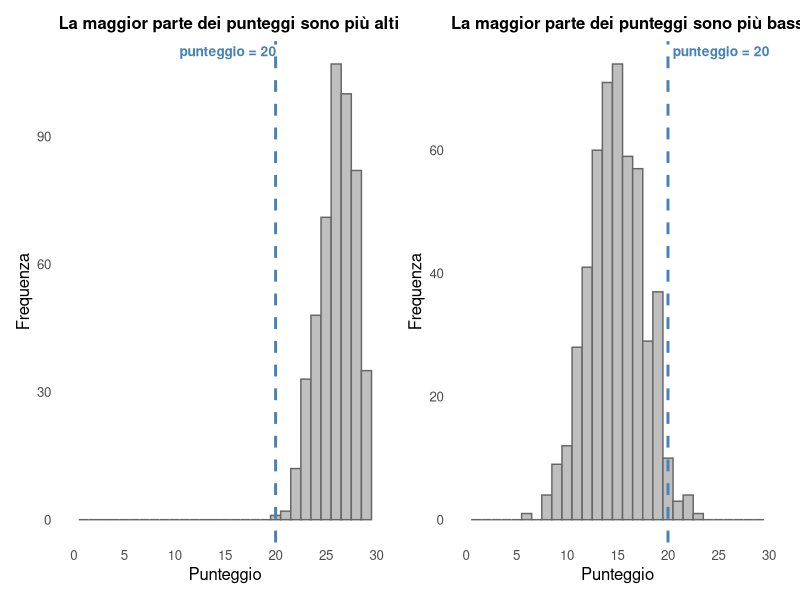
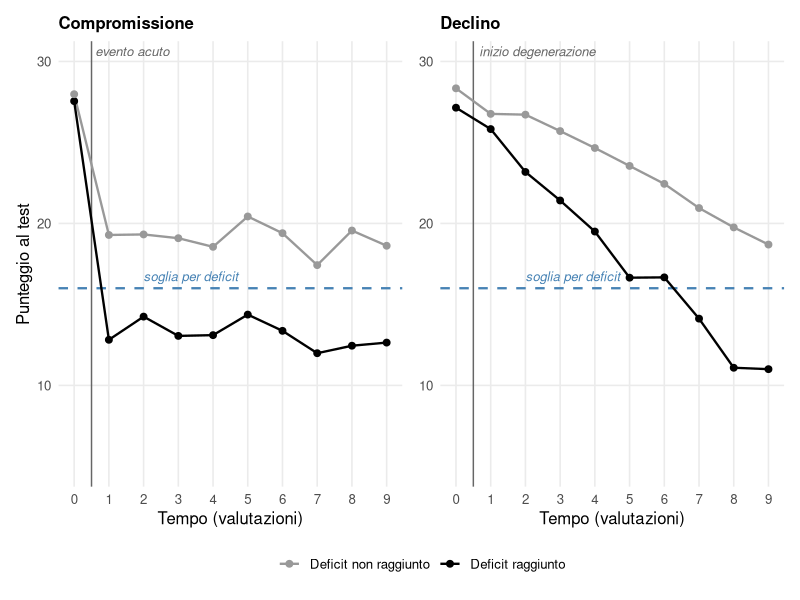
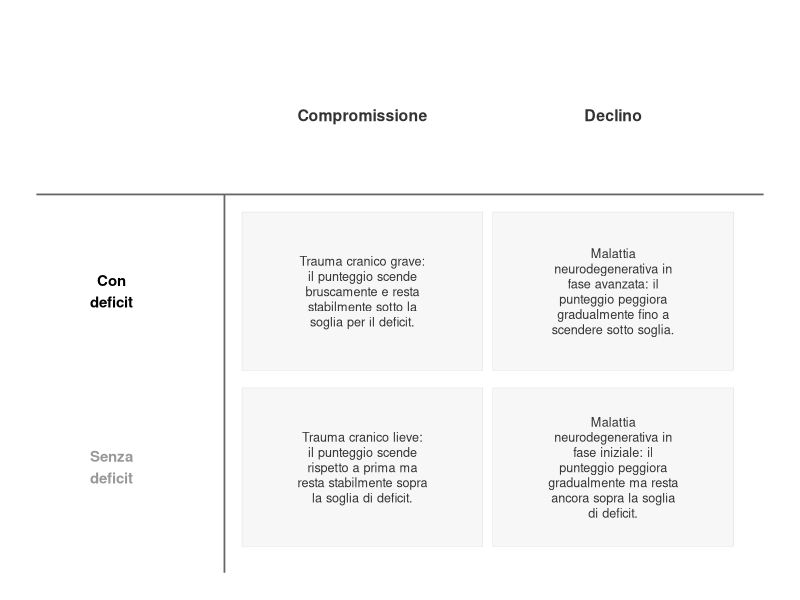
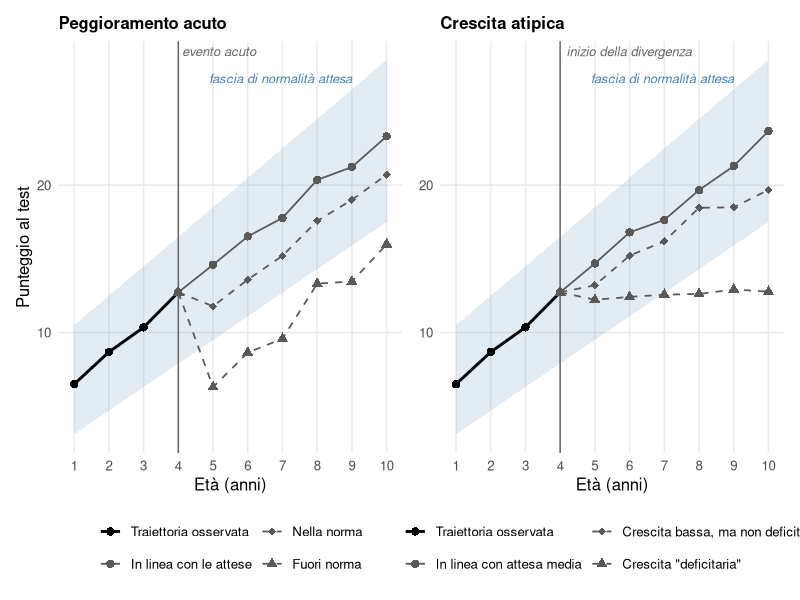

These figures' R source, in order:
## ---- chunk 1
#| label: fig-punteggio-20
#| echo: false
#| warning: false
#| message: false
#| fig-cap: "Lo stesso punteggio (20) con due significati opposti, a seconda della distribuzione dei punteggi nel gruppo di riferimento (dati simulati). A sinistra, un test in cui la maggior parte delle persone ottiene punteggi relativamente alti: 20 cade nella coda bassa della distribuzione. A destra, un test in cui la maggior parte delle persone ottiene punteggi intorno a 15, quindi più bassi: lo stesso punteggio di 20 sarebbe considerato molto alto."
#| fig-width: 9
#| fig-height: 4

library(ggplot2)
library(patchwork)

set.seed(42)
n <- 500

sim_facile <- data.frame(punteggio = rbinom(n, size = 30, prob = 0.87))
sim_difficile <- data.frame(punteggio = rbinom(n, size = 30, prob = 0.5))

tema_hist <- theme_minimal(base_size = 12) +
  theme(panel.grid.minor = element_blank(),
        panel.grid.major = element_blank(),
        plot.title = element_text(size = 12, face = "bold"))

evidenzia_20_dx <- list(
  geom_vline(xintercept = 20, colour = "steelblue", linewidth = 1, linetype = "dashed"),
  annotate("text", x = 20, y = Inf, label = "punteggio = 20", vjust = 1.5, hjust = -0.05,
           colour = "steelblue", fontface = "bold", size = 3.5),
  scale_x_continuous(limits = c(0, 30), breaks = seq(0, 30, 5)),
  labs(x = "Punteggio", y = "Frequenza")
)

evidenzia_20_sx <- list(
  geom_vline(xintercept = 20, colour = "steelblue", linewidth = 1, linetype = "dashed"),
  annotate("text", x = 10, y = Inf, label = "punteggio = 20", vjust = 1.5, hjust = -0.05,
           colour = "steelblue", fontface = "bold", size = 3.5),
  scale_x_continuous(limits = c(0, 30), breaks = seq(0, 30, 5)),
  labs(x = "Punteggio", y = "Frequenza")
)

p_facile <- ggplot(sim_facile, aes(x = punteggio)) +
  geom_histogram(binwidth = 1, boundary = -0.5, fill = "grey75", colour = "grey40") +
  evidenzia_20_sx +
  labs(title = "La maggior parte dei punteggi sono più alti") +
  tema_hist

p_difficile <- ggplot(sim_difficile, aes(x = punteggio)) +
  geom_histogram(binwidth = 1, boundary = -0.5, fill = "grey75", colour = "grey40") +
  evidenzia_20_dx +
  labs(title = "La maggior parte dei punteggi sono più bassi") +
  tema_hist

p_facile + p_difficile
## ---- chunk 2
#| label: fig-compromissione-declino
#| echo: false
#| warning: false
#| message: false
#| fig-cap: "Andamento simulato del punteggio a un test in dieci valutazioni ripetute nel tempo, per due casi di compromissione (a sinistra) e due casi di declino (a destra). La linea tratteggiata orizzontale indica la soglia per il deficit; la linea sottile verticale indica il momento dell'evento acuto (a sinistra) o dell'inizio della malattia degenerativa (a destra). A sinistra il punteggio, alto e simile nei due casi a $t_0$, scende bruscamente subito dopo e poi resta stabile (a parte le oscillazioni dovute all'errore di misurazione): il caso grigio resta sopra soglia (nessun deficit), il caso nero scende sotto soglia e vi resta (deficit). A destra il punteggio peggiora invece in modo graduale nelle valutazioni successive: il caso grigio non raggiunge mai la soglia, il caso nero la supera verso il basso ad un certo punto."
#| fig-width: 9
#| fig-height: 4.5

library(ggplot2)
library(patchwork)

set.seed(123)

# --- Parametro per includere (o no) l'errore di misurazione nel grafico ---
# Impostare FALSE per disegnare solo il punteggio "vero" sottostante, senza rumore
includi_errore_misura <- TRUE
sd_errore <- 0.8

# Funzione modulare: aggiunge (o no) l'errore di misurazione a una traiettoria di punteggi veri
aggiungi_errore_misura <- function(punteggio_vero, sd = sd_errore, includi = includi_errore_misura) {
  if (includi) {
    punteggio_vero + rnorm(length(punteggio_vero), mean = 0, sd = sd)
  } else {
    punteggio_vero
  }
}

soglia <- 16
n_tempi <- 10
tempi <- 0:(n_tempi - 1)

tema_traiettorie <- theme_minimal(base_size = 12) +
  theme(panel.grid.minor = element_blank(),
        plot.title = element_text(size = 12, face = "bold"),
        legend.position = "bottom")

soglia_layer <- list(
  geom_hline(yintercept = soglia, linetype = "dashed", colour = "steelblue", linewidth = 0.8),
  annotate("text", x = 2, y = soglia, label = "soglia per deficit", vjust = -0.7, hjust = 0,
           colour = "steelblue", fontface = "italic", size = 3.3)
)

colori_casi <- scale_colour_manual(values = c("Deficit raggiunto" = "black", "Deficit non raggiunto" = "grey60"))

# Linea sottile verticale che segna il momento dell'evento/inizio del peggioramento,
# posizionata subito dopo t0 (tra la prima e la seconda valutazione)
tempo_evento <- 0.5

evento_layer <- list(
  geom_vline(xintercept = tempo_evento, colour = "grey40", linewidth = 0.5),
  annotate("text", x = tempo_evento, y = Inf, label = "evento acuto", vjust = 1.5, hjust = -0.05,
           colour = "grey40", fontface = "italic", size = 3.3)
)

degenerazione_layer <- list(
  geom_vline(xintercept = tempo_evento, colour = "grey40", linewidth = 0.5),
  annotate("text", x = tempo_evento, y = Inf, label = "inizio degenerazione", vjust = 1.5, hjust = -0.05,
           colour = "grey40", fontface = "italic", size = 3.3)
)

# --- Pannello sinistro: compromissione (peggioramento improvviso e poi stabile) ---
vero_compr_deficit    <- c(28, rep(13, n_tempi - 1))
vero_compr_no_deficit <- c(27, rep(19, n_tempi - 1))

dat_compr <- data.frame(
  tempo = rep(tempi, 2),
  punteggio = c(aggiungi_errore_misura(vero_compr_deficit),
                aggiungi_errore_misura(vero_compr_no_deficit)),
  caso = rep(c("Deficit raggiunto", "Deficit non raggiunto"), each = n_tempi)
)

p_compr <- ggplot(dat_compr, aes(x = tempo, y = punteggio, colour = caso)) +
  soglia_layer +
  evento_layer +
  geom_line(linewidth = 0.8) +
  geom_point(size = 2) +
  colori_casi +
  scale_x_continuous(breaks = tempi) +
  coord_cartesian(ylim = c(5, 30)) +
  labs(title = "Compromissione", x = "Tempo (valutazioni)", y = "Punteggio al test", colour = NULL) +
  tema_traiettorie

# --- Pannello destro: declino (peggioramento graduale e progressivo) ---
vero_decl_deficit    <- 28 - (tempi / (n_tempi - 1)) * 18
vero_decl_no_deficit <- 28 - (tempi / (n_tempi - 1)) * 9

dat_decl <- data.frame(
  tempo = rep(tempi, 2),
  punteggio = c(aggiungi_errore_misura(vero_decl_deficit),
                aggiungi_errore_misura(vero_decl_no_deficit)),
  caso = rep(c("Deficit raggiunto", "Deficit non raggiunto"), each = n_tempi)
)

p_decl <- ggplot(dat_decl, aes(x = tempo, y = punteggio, colour = caso)) +
  soglia_layer +
  degenerazione_layer +
  geom_line(linewidth = 0.8) +
  geom_point(size = 2) +
  colori_casi +
  scale_x_continuous(breaks = tempi) +
  coord_cartesian(ylim = c(5, 30)) +
  labs(title = "Declino", x = "Tempo (valutazioni)", y = NULL, colour = NULL) +
  tema_traiettorie

p_compr + p_decl + plot_layout(guides = "collect") & theme(legend.position = "bottom")
## ---- chunk 3
#| label: fig-tabella-compromissione-declino
#| echo: false
#| warning: false
#| message: false
#| fig-cap: "Sintesi delle quattro combinazioni illustrate nella @fig-compromissione-declino (compromissione/declino, con/senza deficit) relativi ad un disturbo acquisito, con un esempio clinico per ciascuna. Le colonne seguono lo stesso ordine della figura precedente; le etichette di riga riprendono gli stessi colori usati lì per i due casi (nero = deficit raggiunto, grigio = deficit non raggiunto)."
#| fig-width: 7.5
#| fig-height: 4

library(ggplot2)

# Contenuto della tabella: intestazioni di colonna, intestazioni di riga (colorate
# come nella @fig-compromissione-declino) e un esempio per ciascuna delle 4 celle
tabella_dat <- data.frame(
  x = c(1, 2, 0, 0, 1, 2, 1, 2),
  y = c(2, 2, 1, 0, 1, 1, 0, 0),
  tipo = c("intestazione_colonna", "intestazione_colonna",
           "intestazione_riga", "intestazione_riga",
           "cella", "cella", "cella", "cella"),
  colore = c("grey20", "grey20", "black", "grey60",
             "grey20", "grey20", "grey20", "grey20"),
  testo = c(
    "Compromissione", "Declino",
    "Con\ndeficit", "Senza\ndeficit",
    "Trauma cranico grave: il punteggio scende bruscamente e resta stabilmente sotto la soglia per il deficit.",
    "Malattia neurodegenerativa in fase avanzata: il punteggio peggiora gradualmente fino a scendere sotto soglia.",
    "Trauma cranico lieve: il punteggio scende rispetto a prima ma resta stabilmente sopra la soglia di deficit.",
    "Malattia neurodegenerativa in fase iniziale: il punteggio peggiora gradualmente ma resta ancora sopra la soglia di deficit."
  )
)

# Va a capo automatico del testo, solo per le celle di esempio (più lunghe)
tabella_dat$testo_wrap <- ifelse(
  tabella_dat$tipo == "cella",
  vapply(tabella_dat$testo, function(x) paste(strwrap(x, width = 24), collapse = "\n"), character(1)),
  tabella_dat$testo
)

celle_sfondo <- expand.grid(x = c(1, 2), y = c(0, 1))

ggplot() +
  geom_tile(data = celle_sfondo, aes(x = x, y = y), width = 0.96, height = 0.9,
            fill = "grey97", colour = "grey80") +
  geom_segment(aes(x = -0.3, xend = 2.6, y = 1.55, yend = 1.55), colour = "grey40", linewidth = 0.6) +
  geom_segment(aes(x = 0.45, xend = 0.45, y = -0.6, yend = 1.55), colour = "grey40", linewidth = 0.6) +
  geom_text(data = subset(tabella_dat, tipo == "cella"),
            aes(x = x, y = y, label = testo_wrap), size = 3.2, lineheight = 1, colour = "grey20") +
  geom_text(data = subset(tabella_dat, tipo == "intestazione_colonna"),
            aes(x = x, y = y, label = testo_wrap), size = 4, fontface = "bold", colour = "grey20") +
  geom_text(data = subset(tabella_dat, tipo == "intestazione_riga"),
            aes(x = x, y = y, label = testo_wrap, colour = colore), size = 3.8, fontface = "bold") +
  scale_colour_identity() +
  coord_cartesian(xlim = c(-0.3, 2.6), ylim = c(-0.6, 2.5), clip = "off") +
  theme_void()
## ---- chunk 4
#| label: fig-traiettoria-sviluppo
#| echo: false
#| warning: false
#| message: false
#| fig-cap: "Traiettoria di sviluppo simulata (linea nera, punti pieni) dalla valutazione a 1 anno fino alla valutazione più recente, a 4 anni, identica nei due pannelli. Da qui si diramano tre traiettorie future ipotetiche per pannello, tutte in grigio scuro e incluse nella stessa legenda della traiettoria osservata. A sinistra (Peggioramento acuto): un evento acuto (linea verticale) può causare un peggioramento improvviso del punteggio; una traiettoria non ne risente e prosegue come atteso (cerchi, linea continua), una scende ma resta entro la fascia di normalità (diamanti, linea tratteggiata), una scende al punto da uscire subito dalla fascia e vi resta (triangoli, linea tratteggiata). A destra (Crescita atipica): dallo stesso punto (linea verticale \"inizio della divergenza\") la crescita può proseguire in linea con l'attesa (cerchi, linea continua), rallentare restando comunque entro la fascia (diamanti, linea tratteggiata), oppure allontanarsene gradualmente fino a uscirne (triangoli, linea tratteggiata). La fascia colorata rappresenta, in entrambi i pannelli, l'intervallo di normalità (soglia superiore e inferiore) atteso dal gruppo di riferimento per ciascuna età."
#| fig-width: 10
#| fig-height: 5.5

library(ggplot2)
library(patchwork)

set.seed(100)

# --- Parametro per includere (o no) l'errore di misurazione nelle traiettorie ---
# Impostare FALSE per disegnare solo le traiettorie "vere" sottostanti, senza rumore
includi_errore_misura <- TRUE
sd_errore <- 0.6

# --- Parametro per mostrare (o no) la linea verticale che segna il momento della diramazione ---
mostra_linea_evento <- TRUE

# --- Parametro per impostare l'età (in anni) in cui avviene la diramazione, condiviso da
# entrambi i pannelli: qualunque valore tra 1 e max(eta) - 1, ad esempio anche 1 o 2 ---
eta_diramazione <- 4   # ultima valutazione nota, da cui si "diramano" le traiettorie future

# Funzione modulare: aggiunge (o no) l'errore di misurazione a una traiettoria di punteggi veri
aggiungi_errore_misura <- function(valori, sd = sd_errore, includi = includi_errore_misura) {
  if (includi) {
    valori + rnorm(length(valori), mean = 0, sd = sd)
  } else {
    valori
  }
}

eta <- 1:10

# Traiettoria attesa dal gruppo di riferimento, con fascia di normalità (soglie superiore e
# inferiore): condivisa da entrambi i pannelli
traiettoria_attesa <- 5 + 1.8 * eta
banda_ampiezza <- 3.5 + 0.2 * eta

dat_banda <- data.frame(
  eta = eta,
  attesa = traiettoria_attesa,
  soglia_sup = traiettoria_attesa + banda_ampiezza,
  soglia_inf = traiettoria_attesa - banda_ampiezza
)

banda_layer <- list(
  geom_ribbon(data = dat_banda, aes(x = eta, ymin = soglia_inf, ymax = soglia_sup),
              fill = "steelblue", alpha = 0.15, inherit.aes = FALSE),
  annotate("text", x = 9, y = dat_banda$soglia_sup[dat_banda$eta == 9], label = "fascia di normalità attesa",
           hjust = 1, vjust = -0.6, colour = "steelblue", fontface = "italic", size = 3.3)
)

# Traiettoria osservata (nera): sviluppo reale fino alla valutazione attuale, condivisa da
# entrambi i pannelli. Entra anche lei nella variabile "traiettoria", come livello aggiuntivo,
# così da comparire nella stessa legenda delle traiettorie future ipotetiche
eta_oss <- 1:eta_diramazione
dat_oss <- data.frame(
  eta = eta_oss,
  punteggio = aggiungi_errore_misura(5 + 1.8 * eta_oss),
  traiettoria = "Traiettoria osservata"
)

punto_diramazione <- dat_oss$punteggio[dat_oss$eta == eta_diramazione]

# Funzione modulare per la linea verticale (opzionale, vedi "mostra_linea_evento") che segna la
# diramazione, con etichetta specifica per ciascun pannello (come "evento acuto"/"inizio
# degenerazione" nella @fig-compromissione-declino)
linea_diramazione_layer <- function(etichetta) {
  if (!mostra_linea_evento) return(NULL)
  list(
    geom_vline(xintercept = eta_diramazione, colour = "grey40", linewidth = 0.5),
    annotate("text", x = eta_diramazione, y = Inf, label = etichetta,
             vjust = 1.5, hjust = -0.05, colour = "grey40", fontface = "italic", size = 3.3)
  )
}

# --- Pannello sinistro: peggioramento acuto ---

# Funzione modulare per costruire una traiettoria che, subito dopo l'evento acuto, scende di
# "entita_peggioramento" punti rispetto alla crescita attesa, e da lì prosegue con un tasso di
# crescita "rate" rispetto a quella attesa dal gruppo di riferimento (rate = 1, il valore di
# default, significa che lo scarto dalla norma introdotto dall'evento resta costante nel tempo)
costruisci_traiettoria_con_peggioramento_acuto <- function(entita_peggioramento, rate = 1, etichetta) {
  eta_futuro <- (eta_diramazione + 1):max(eta)
  incremento_atteso <- (5 + 1.8 * eta_futuro) - (5 + 1.8 * eta_diramazione)
  valore_dopo_evento <- punto_diramazione - entita_peggioramento
  valori_futuri <- aggiungi_errore_misura(valore_dopo_evento + rate * incremento_atteso)
  data.frame(
    eta = c(eta_diramazione, eta_futuro),
    punteggio = c(punto_diramazione, valori_futuri),
    traiettoria = etichetta
  )
}

dat_evento <- rbind(
  dat_oss,
  costruisci_traiettoria_con_peggioramento_acuto(entita_peggioramento = 0.0, rate = 1, etichetta = "In linea con le attese"),
  costruisci_traiettoria_con_peggioramento_acuto(entita_peggioramento = 2.8, rate = 1, etichetta = "Nella norma"),
  costruisci_traiettoria_con_peggioramento_acuto(entita_peggioramento = 8.0, rate = 1, etichetta = "Fuori norma")
)
dat_evento$traiettoria <- factor(dat_evento$traiettoria,
                                  levels = c("Traiettoria osservata", "In linea con le attese", "Nella norma", "Fuori norma"))

p_evento <- ggplot(dat_evento, aes(x = eta, y = punteggio, colour = traiettoria, group = traiettoria)) +
  banda_layer +
  linea_diramazione_layer("evento acuto") +
  geom_line(aes(linetype = traiettoria, linewidth = traiettoria)) +
  geom_point(aes(shape = traiettoria), size = 2.5) +
  scale_colour_manual(name = NULL, values = c("Traiettoria osservata" = "black", "In linea con le attese" = "grey35",
                                               "Nella norma" = "grey35", "Fuori norma" = "grey35")) +
  scale_linetype_manual(name = NULL, values = c("Traiettoria osservata" = "solid", "In linea con le attese" = "solid",
                                                 "Nella norma" = "dashed", "Fuori norma" = "dashed")) +
  scale_shape_manual(name = NULL, values = c("Traiettoria osservata" = 16, "In linea con le attese" = 16,
                                              "Nella norma" = 18, "Fuori norma" = 17)) +
  scale_linewidth_manual(name = NULL, values = c("Traiettoria osservata" = 1, "In linea con le attese" = 0.6,
                                                  "Nella norma" = 0.6, "Fuori norma" = 0.6)) +
  scale_x_continuous(breaks = eta) +
  labs(title = "Peggioramento acuto", x = "Età (anni)", y = "Punteggio al test") +
  guides(colour = guide_legend(nrow = 2), linetype = guide_legend(nrow = 2),
         shape = guide_legend(nrow = 2), linewidth = guide_legend(nrow = 2)) +
  theme_minimal(base_size = 12) +
  theme(panel.grid.minor = element_blank(),
        plot.title = element_text(size = 12, face = "bold"),
        legend.position = "bottom")

# --- Pannello destro: crescita atipica (graduale) ---

# Funzione modulare per costruire una traiettoria futura ipotetica, che parte dal punto di
# diramazione e cresce con un tasso "rate" rispetto alla crescita attesa dal gruppo di riferimento
# (rate = 1 significa crescita in linea con le attese, rate = 0 significa prestazione stabile)
costruisci_traiettoria_futura <- function(rate, etichetta) {
  eta_futuro <- (eta_diramazione + 1):max(eta)
  incremento_atteso <- (5 + 1.8 * eta_futuro) - (5 + 1.8 * eta_diramazione)
  valori_futuri <- aggiungi_errore_misura(punto_diramazione + rate * incremento_atteso)
  data.frame(
    eta = c(eta_diramazione, eta_futuro),
    punteggio = c(punto_diramazione, valori_futuri),
    traiettoria = etichetta
  )
}

dat_crescita <- rbind(
  dat_oss,
  costruisci_traiettoria_futura(rate = 1.00, etichetta = "In linea con attesa media"),
  costruisci_traiettoria_futura(rate = 0.65, etichetta = "Crescita bassa, ma non deficitaria"),
  costruisci_traiettoria_futura(rate = -0.05, etichetta = "Crescita \"deficitaria\"")
)
dat_crescita$traiettoria <- factor(dat_crescita$traiettoria,
                                    levels = c("Traiettoria osservata", "In linea con attesa media",
                                               "Crescita bassa, ma non deficitaria", "Crescita \"deficitaria\""))

p_crescita <- ggplot(dat_crescita, aes(x = eta, y = punteggio, colour = traiettoria, group = traiettoria)) +
  banda_layer +
  linea_diramazione_layer("inizio della divergenza") +
  geom_line(aes(linetype = traiettoria, linewidth = traiettoria)) +
  geom_point(aes(shape = traiettoria), size = 2.5) +
  scale_colour_manual(name = NULL, values = c("Traiettoria osservata" = "black", "In linea con attesa media" = "grey35",
                                               "Crescita bassa, ma non deficitaria" = "grey35", "Crescita \"deficitaria\"" = "grey35")) +
  scale_linetype_manual(name = NULL, values = c("Traiettoria osservata" = "solid", "In linea con attesa media" = "solid",
                                                 "Crescita bassa, ma non deficitaria" = "dashed", "Crescita \"deficitaria\"" = "dashed")) +
  scale_shape_manual(name = NULL, values = c("Traiettoria osservata" = 16, "In linea con attesa media" = 16,
                                              "Crescita bassa, ma non deficitaria" = 18, "Crescita \"deficitaria\"" = 17)) +
  scale_linewidth_manual(name = NULL, values = c("Traiettoria osservata" = 1, "In linea con attesa media" = 0.6,
                                                  "Crescita bassa, ma non deficitaria" = 0.6, "Crescita \"deficitaria\"" = 0.6)) +
  scale_x_continuous(breaks = eta) +
  labs(title = "Crescita atipica", x = "Età (anni)", y = NULL) +
  guides(colour = guide_legend(nrow = 2), linetype = guide_legend(nrow = 2),
         shape = guide_legend(nrow = 2), linewidth = guide_legend(nrow = 2)) +
  theme_minimal(base_size = 12) +
  theme(panel.grid.minor = element_blank(),
        plot.title = element_text(size = 12, face = "bold"),
        legend.position = "bottom")

# Le categorie ipotetiche sono diverse nei due pannelli (narrativamente specifiche per ciascun
# caso), quindi qui non si usa plot_layout(guides = "collect"): ogni pannello mantiene la sua
# legenda, coerente con le proprie etichette
p_evento + p_crescita
